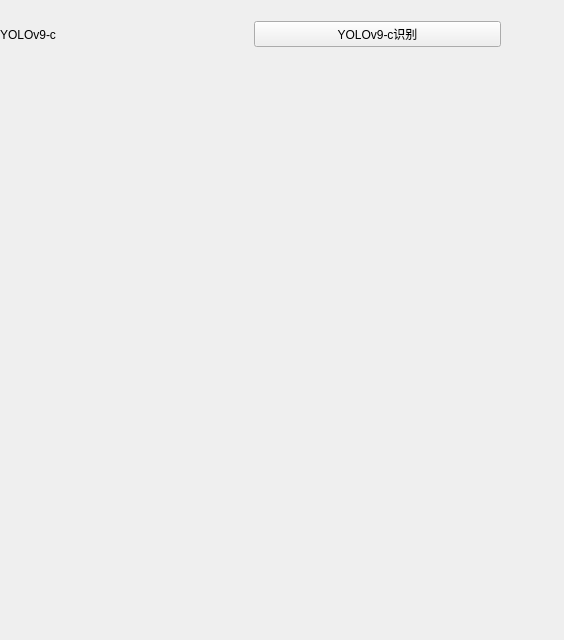
<?xml version="1.0" encoding="UTF-8"?>
<ui version="4.0">
 <class>Widget</class>
 <widget class="QWidget" name="Widget">
  <property name="geometry">
   <rect>
    <x>0</x>
    <y>0</y>
    <width>564</width>
    <height>640</height>
   </rect>
  </property>
  <property name="windowTitle">
   <string>Widget</string>
  </property>
  <widget class="QLabel" name="label">
   <property name="geometry">
    <rect>
     <x>10</x>
     <y>70</y>
     <width>491</width>
     <height>551</height>
    </rect>
   </property>
   <property name="text">
    <string/>
   </property>
  </widget>
  <widget class="QWidget" name="horizontalLayoutWidget">
   <property name="geometry">
    <rect>
     <x>0</x>
     <y>9</y>
     <width>501</width>
     <height>51</height>
    </rect>
   </property>
   <layout class="QHBoxLayout" name="horizontalLayout">
    <item>
     <widget class="QLabel" name="label_2">
      <property name="styleSheet">
       <string notr="true">font: 75 14pt &quot;微软雅黑&quot;;
font: 20pt &quot;Arial&quot;;</string>
      </property>
      <property name="text">
       <string>YOLOv9-c</string>
      </property>
     </widget>
    </item>
    <item>
     <widget class="QPushButton" name="pushButton">
      <property name="styleSheet">
       <string notr="true">font: 75 11pt &quot;微软雅黑&quot;;
font: 20pt &quot;Arial&quot;;</string>
      </property>
      <property name="text">
       <string>YOLOv9-c识别</string>
      </property>
      <property name="icon">
       <iconset resource="pic.qrc">
        <normaloff>:/assets/ai.png</normaloff>:/assets/ai.png</iconset>
      </property>
     </widget>
    </item>
   </layout>
  </widget>
 </widget>
 <resources>
  <include location="pic.qrc"/>
 </resources>
 <connections/>
</ui>
